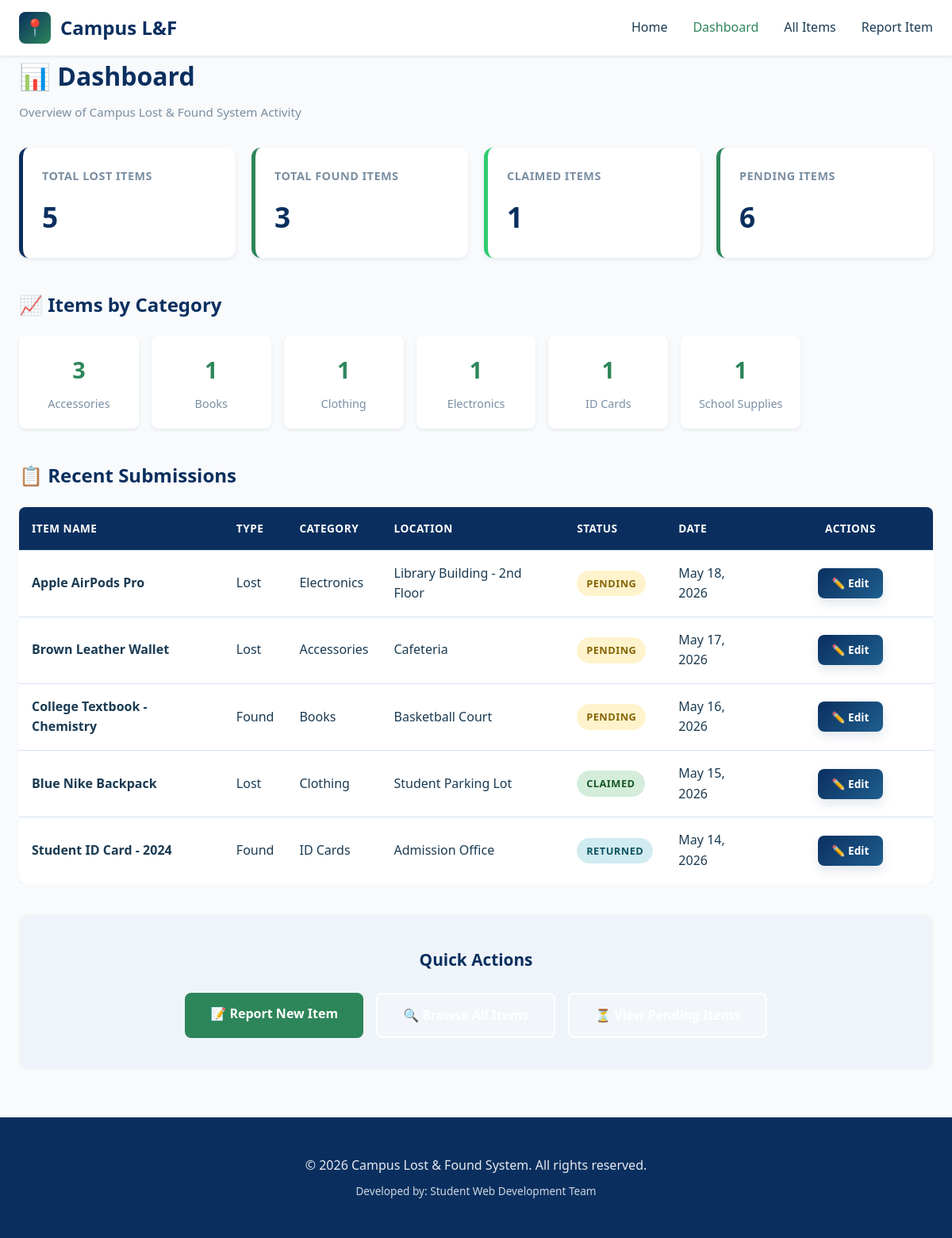
Page /dashboard.php on the committed database.
### tables this page shows
CREATE TABLE IF NOT EXISTS items (
    id INT PRIMARY KEY AUTO_INCREMENT,
    item_name VARCHAR(255) NOT NULL,
    category VARCHAR(100) NOT NULL,
    item_type ENUM('Lost', 'Found') NOT NULL,
    date_reported DATE NOT NULL,
    location VARCHAR(255) NOT NULL,
    description TEXT NOT NULL,
    contact_info VARCHAR(255) NOT NULL,
    image LONGBLOB,
    mime_type VARCHAR(50),
    status ENUM('Pending', 'Claimed', 'Returned') DEFAULT 'Pending',
    created_at TIMESTAMP DEFAULT CURRENT_TIMESTAMP,
    updated_at TIMESTAMP DEFAULT CURRENT_TIMESTAMP ON UPDATE CURRENT_TIMESTAMP
);

### dashboard.php (the view, shortened to what this page needs)
<?php
include 'config.php';
$totalLost = mysqli_query($conn, "SELECT COUNT(*) as count FROM items WHERE item_type='Lost'")->fetch_assoc()['count'];
$totalFound = mysqli_query($conn, "SELECT COUNT(*) as count FROM items WHERE item_type='Found'")->fetch_assoc()['count'];
$totalClaimed = mysqli_query($conn, "SELECT COUNT(*) as count FROM items WHERE status='Claimed'")->fetch_assoc()['count'];
$totalPending = mysqli_query($conn, "SELECT COUNT(*) as count FROM items WHERE status='Pending'")->fetch_assoc()['count'];
$recentItems = mysqli_query($conn, "SELECT * FROM items ORDER BY created_at DESC LIMIT 5");
$categoryStats = mysqli_query($conn, "SELECT category, COUNT(*) as count FROM items GROUP BY category");
?>
<!DOCTYPE html>
<html lang="en">
<head>
    <link rel="stylesheet" href="styles.css">
</head>
<body>
    <header>
        <div class="header-content">
            <a href="index.php" class="logo">
                <div class="logo-icon">📍</div>
                <span>Campus L&F</span>
            </a>
            <nav>
                <a href="index.php">Home</a>
                <a href="dashboard.php" class="active">Dashboard</a>
                <a href="items.php">All Items</a>
                <a href="report.php">Report Item</a>
            </nav>
        </div>
    </header>
    <main class="container">
        <div class="page-header">
            <div>
                <h1 class="page-title">📊 Dashboard</h1>
                <p class="page-subtitle">Overview of Campus Lost & Found System Activity</p>
            </div>
        </div>
        <section class="dashboard-grid">
            <div class="stat-card">
                <div class="stat-label">Total Lost Items</div>
                <div class="stat-number"><?php echo $totalLost; ?></div>
            </div>
            <div class="stat-card orange">
                <div class="stat-label">Total Found Items</div>
                <div class="stat-number"><?php echo $totalFound; ?></div>
            </div>
            <div class="stat-card green">
                <div class="stat-label">Claimed Items</div>
                <div class="stat-number"><?php echo $totalClaimed; ?></div>
            </div>
            <div class="stat-card blue">
                <div class="stat-label">Pending Items</div>
                <div class="stat-number"><?php echo $totalPending; ?></div>
            </div>
        </section>
        <section style="margin-bottom: 40px;">
            <h2 style="color: var(--primary); font-size: 1.5rem; margin-bottom: 20px;">📈 Items by Category</h2>
            <div style="display: grid; grid-template-columns: repeat(auto-fill, minmax(150px, 1fr)); gap: 16px;">
                <?php while ($row = mysqli_fetch_assoc($categoryStats)): ?>
                <div style="background: var(--card); padding: 20px; border-radius: 8px; text-align: center; box-shadow: var(--shadow-sm);">
                    <div style="font-size: 1.8rem; font-weight: 700; color: var(--secondary);"><?php echo $row['count']; ?></div>
                    <div style="color: var(--muted); font-size: 0.9rem; margin-top: 8px;"><?php echo $row['category']; ?></div>
                </div>
                <?php endwhile; ?>
            </div>
        </section>
        <section style="margin-bottom: 40px;">
            <h2 style="color: var(--primary); font-size: 1.5rem; margin-bottom: 20px;">📋 Recent Submissions</h2>
            <?php if (mysqli_num_rows($recentItems) > 0): ?>
                <div style="overflow-x: auto;">
                    <table class="items-table">
                        <thead>
                            <tr>
                                <th>Item Name</th>
                                <th>Type</th>
                                <th>Category</th>
                                <th>Location</th>
                                <th>Status</th>
                                <th>Date</th>
                                <th>Actions</th>
                            </tr>
                        </thead>
                        <tbody>
                            <?php while ($item = mysqli_fetch_assoc($recentItems)): ?>
                            <tr>
                                <td><strong><?php echo htmlspecialchars($item['item_name']); ?></strong></td>
                                <td><?php echo htmlspecialchars($item['item_type']); ?></td>
                                <td><?php echo htmlspecialchars($item['category']); ?></td>
                                <td><?php echo htmlspecialchars($item['location']); ?></td>
                                <td>
                                    <span class="status-badge <?php echo strtolower($item['status']); ?>">
                                        <?php echo $item['status']; ?>
                                    </span>
                                </td>
                                <td><?php echo date('M d, Y', strtotime($item['date_reported'])); ?></td>
                                <td>
                                    <div class="table-actions">
                                        <a href="edit.php?id=<?php echo $item['id']; ?>" style="display: inline-block; padding: 8px 12px; background: var(--primary); color: white; border-radius: 6px; text-decoration: none; font-size: 0.85rem; font-weight: 600;">✏️ Edit</a>
                                    </div>
                                </td>
                            </tr>
                            <?php endwhile; ?>
                        </tbody>
                    </table>
                </div>
            <?php else: ?>
                <div class="alert alert-info">
                    📭 No items found yet. <a href="report.php" style="font-weight: 600;">Report an item →</a>
                </div>
            <?php endif; ?>
        </section>
        <section style="background: var(--light); padding: 40px; border-radius: 12px; text-align: center;">
            <h2 style="color: var(--primary); font-size: 1.3rem; margin-bottom: 24px;">Quick Actions</h2>
            <div style="display: flex; gap: 16px; justify-content: center; flex-wrap: wrap;">
                <a href="report.php" class="btn-primary">📝 Report New Item</a>
                <a href="items.php" class="btn-secondary">🔍 Browse All Items</a>
                <a href="items.php?filter=pending" class="btn-secondary">⏳ View Pending Items</a>
            </div>
        </section>
    </main>
    <footer>
        <div class="container" style="text-align: center;">
            <p>© 2026 Campus Lost & Found System. All rights reserved.</p>
            <p style="font-size: 0.85rem; opacity: 0.8; margin-top: 8px;">Developed by: Student Web Development Team</p>
        </div>
    </footer>
</body>
</html>

### rows in the picture
items: item_name "Apple AirPods Pro", item_type "Lost", category "Electronics", location "Library Building - 2nd Floor", status "PENDING", date_reported "May 18, 2026"
items: item_name "Brown Leather Wallet", item_type "Lost", category "Accessories", location "Cafeteria", status "PENDING", date_reported "May 17, 2026"
items: item_name "College Textbook - Chemistry", item_type "Found", category "Books", location "Basketball Court", status "PENDING", date_reported "May 16, 2026"
items: item_name "Blue Nike Backpack", item_type "Lost", category "Clothing", location "Student Parking Lot", status "CLAIMED", date_reported "May 15, 2026"
items: item_name "Student ID Card - 2024", item_type "Found", category "ID Cards", location "Admission Office", status "RETURNED", date_reported "May 14, 2026"

### other values in the picture
$totalLost "5"
$totalFound "3"
$totalClaimed "1"
$totalPending "6"
$row['count'] "3"
$row['category'] "Accessories"
$row['count'] "1"
$row['category'] "Books"
$row['category'] "Clothing"
$row['category'] "Electronics"
$row['category'] "ID Cards"
$row['category'] "School Supplies"
